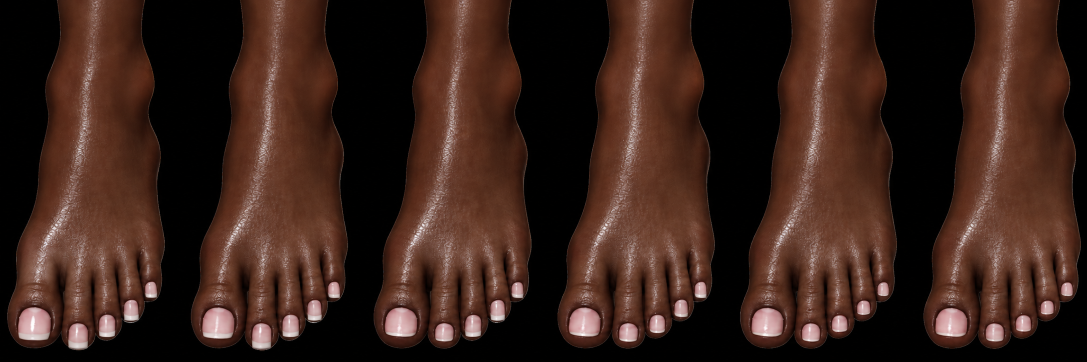
#> input picture tool/mask_backups/toe_cutting_dark.png, 2173 x 724 px, found by its file name (shown at 1/2 size)
$ python cutout_black_bg.py assets/images/toe_cutting_dark.png ...
#> lines starting #> are read from the running program, lines starting #| are printed output that depends on the picture; after the words box and inside, x2 and y2 are one past the last pixel; in counts of white or black regions, pixels touching at a corner belong together
"""Cut the black studio backdrop off delivered art and write back RGBA.

The photographic sheets arrive as opaque RGB on pure black. Drawn straight
onto the manicure plate they stamp a black rectangle, so every sheet needs an
alpha channel derived from the backdrop before it can be used.

Frames are kept independent: strips hold several feet side by side, so this
never reduces to a single "largest" blob. Interior holes are filled, so dark
creases inside skin stay opaque, and the edge keeps the backdrop's own falloff
as antialiasing.

Usage:
    python tool/cutout_black_bg.py assets/images/toe_cutting_dark.png ...
"""

import sys

import numpy as np
from PIL import Image
from scipy import ndimage

# Backdrop is pure black; skin bottoms out around luma 20. Everything at or
# under SOLID_FLOOR is backdrop, everything over SOLID_CEIL is subject, and
# the band between them becomes the antialiased rim.
SOLID_FLOOR = 4.0
SOLID_CEIL = 20.0
CORE_THRESHOLD = 12
MIN_BLOB_PX = 2000


def cutout(path: str) -> None:
#> called with path = 'assets/images/toe_cutting_dark.png'
    src = Image.open(path).convert("RGB")
#> src is the input picture: PIL image 2173x724 RGB; mean R, G, B 58.1, 35, 27
    rgb = np.asarray(src).astype(np.float32)
    luma = rgb.max(axis=2)
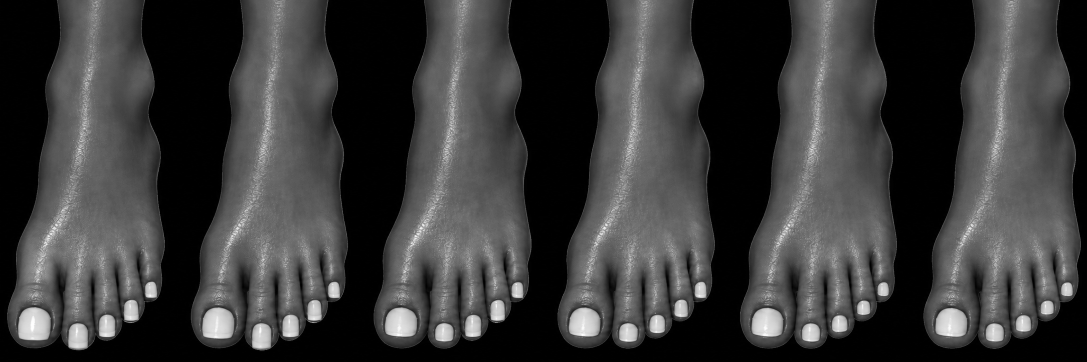
#> luma: shape (724, 2173) float32 (shown at 1/2 size); min 0, max 255, mean 58.1

    core = luma > CORE_THRESHOLD
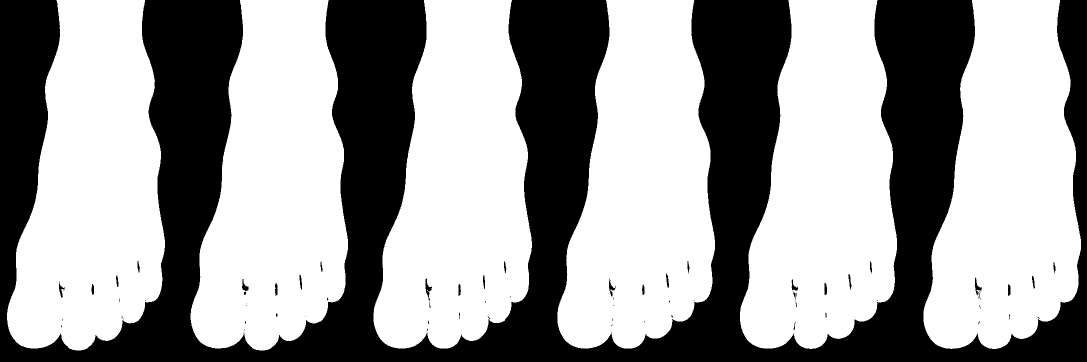
#> core: shape (724, 2173) bool (shown at 1/2 size); 61.1% white; 74 black regions (46 under 20 px), largest, box (x1, y1, x2, y2) and area: (0, 0, 2173, 724) 609711, (851, 556, 864, 603) 220, (1950, 555, 1964, 591) 180
    core = ndimage.binary_fill_holes(core)
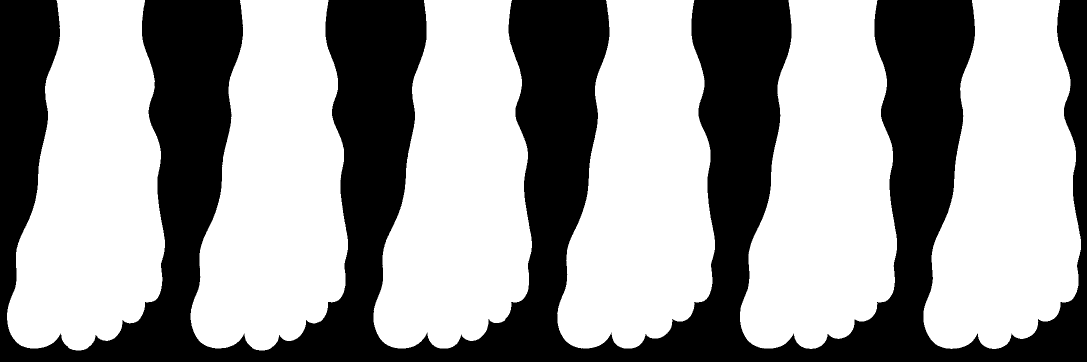
#> core: shape (724, 2173) bool (shown at 1/2 size); 61.2% white; 1 black region, box (x1, y1, x2, y2) and area: (0, 0, 2173, 724) 609711

    # Drop specks (dust, compression noise) without merging separate subjects.
    labels, count = ndimage.label(core)
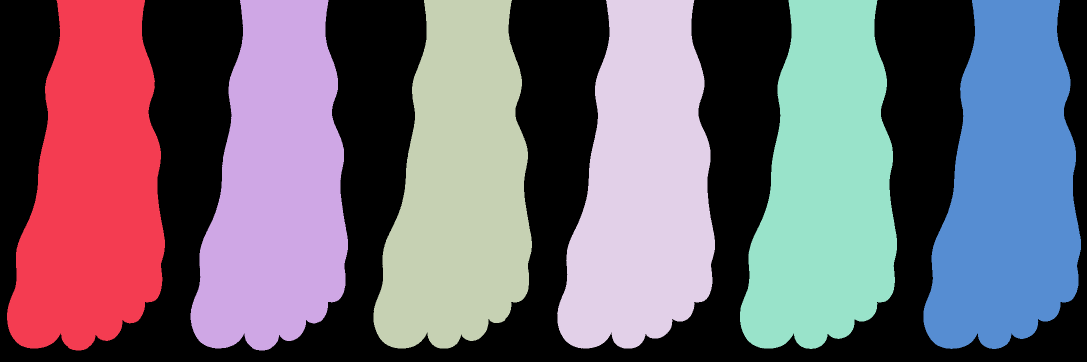
#> labels: shape (724, 2173) int32 (shown at 1/2 size); 7 distinct labels, from 0 to 6; one colour per label, 0 black
#> count = 6
    if count:
        sizes = ndimage.sum(core, labels, range(1, count + 1))
#> sizes = [161136, 160920, 160687, 160012, 160337, 160449]
        too_small = np.flatnonzero(sizes < MIN_BLOB_PX) + 1
#> too_small = empty array
        if too_small.size:
            core[np.isin(labels, too_small)] = False

    soft = np.clip((luma - SOLID_FLOOR) / (SOLID_CEIL - SOLID_FLOOR), 0, 1)
    alpha = np.where(core, np.maximum(soft, 0.85), np.minimum(soft, 0.15))
    alpha = np.clip(ndimage.gaussian_filter(alpha, 0.6), 0, 1)
    alpha[core & (alpha > 0.75)] = 1.0
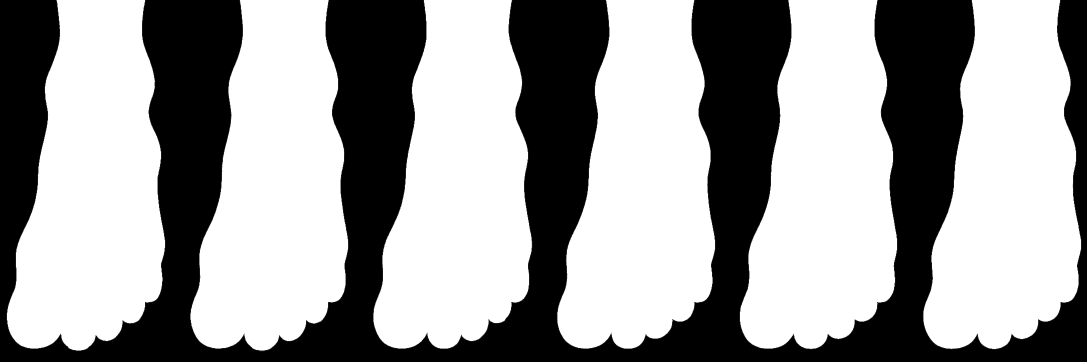
#> alpha: shape (724, 2173) float32 (shown at 1/2 size); min 0, max 1, mean 0.613

    out = np.dstack([rgb, alpha * 255]).astype(np.uint8)
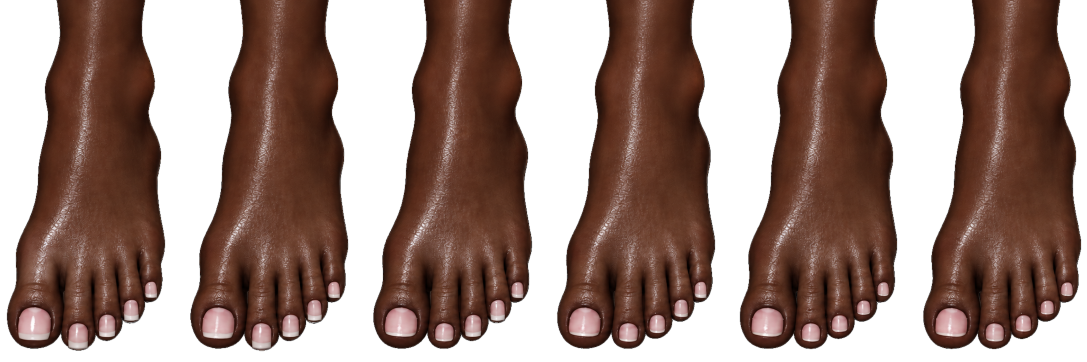
#> out: shape (724, 2173, 4) (shown at 1/2 size); mean R, G, B, A 58.1, 35, 27, 156.4; transparent parts drawn white
    Image.fromarray(out, "RGBA").save(path)

    ys, xs = np.nonzero(alpha > 0.03)
    print(
        f"{path}: cover={float((alpha > 0.03).mean()):.3f} "
        f"opaque={float((alpha >= 0.999).mean()):.3f} "
        f"bbox=({xs.min()}, {ys.min()}, {xs.max() + 1}, {ys.max() + 1})"
    )
#| assets/images/toe_cutting_dark.png: cover=0.620 opaque=0.611 bbox=(13, 0, 2163, 703)


if __name__ == "__main__":
    if len(sys.argv) < 2:
        raise SystemExit(__doc__)
    for arg in sys.argv[1:]:
#> (the run stopped early here; a loop or call above may not have finished)
